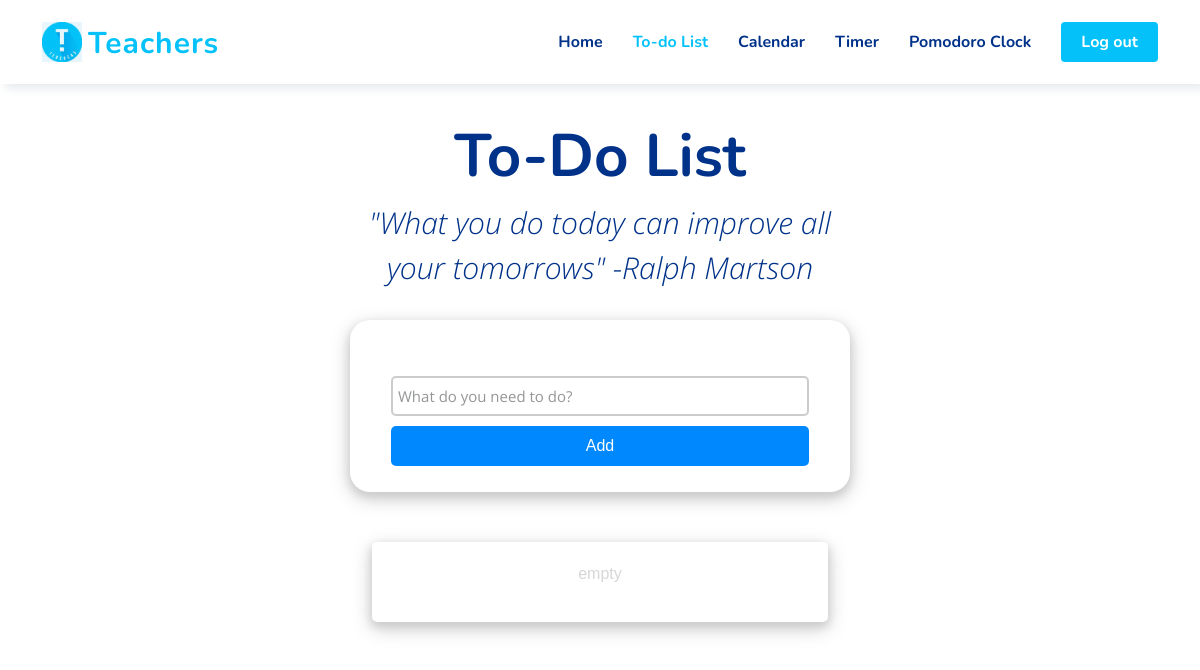
/todolist2.php (signed in), run on an earlier commit of the app's database.
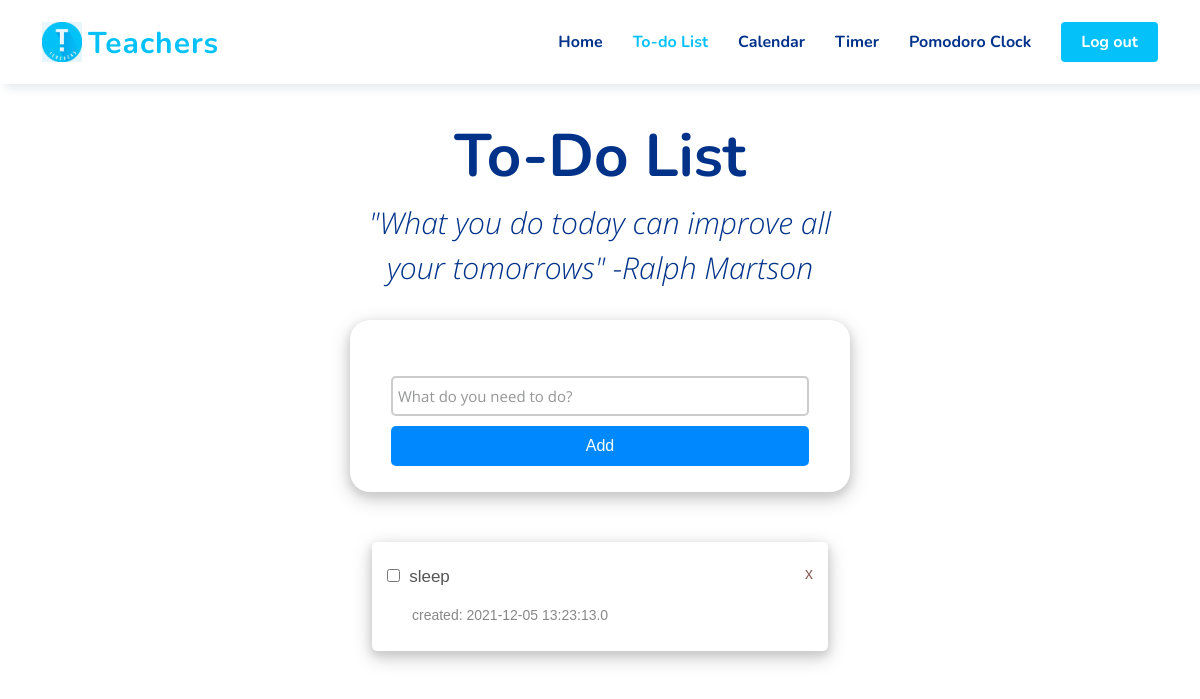
And on a later commit of the database.
### tables this page shows
CREATE TABLE `to_do_list` (
  `id` int(11) NOT NULL,
  `user_id` int(11) NOT NULL,
  `title` varchar(250) NOT NULL,
  `date_time` datetime(1) NOT NULL DEFAULT current_timestamp(1),
  `checked` tinyint(1) NOT NULL
);

### todolist2.php (the view, shortened to what this page needs)
<?php
include("connection.php");
if (isset($_SESSION["user_id"])&& strcmp($_SESSION["type"],"2")==0 || strcmp($_SESSION["type"],"3")==0)
{
    $id = $_SESSION["user_id"];
?>
<!DOCTYPE html>
<html lang="en">
<head>
    <link href="./vendor/bootstrap/css/bootstrap.min.css" rel="stylesheet">
    <link href="./vendor/bootstrap-icons/bootstrap-icons.css" rel="stylesheet">
    <link href="./vendor/aos/aos.css" rel="stylesheet">
    <link href="./vendor/remixicon/remixicon.css" rel="stylesheet">
    <link href="./vendor/swiper/swiper-bundle.min.css" rel="stylesheet">
    <link href="./vendor/glightbox/css/glightbox.min.css" rel="stylesheet">
    <link href="./css/style.css" rel="stylesheet">
    <link href="./css/style2.css" rel="stylesheet">
    <link href="./css/style3.css" rel="stylesheet">
</head>
<body style="background-color:white;">
    <header id="header" class="header fixed-top header-form">
        <div class="container-fluid container-xl d-flex align-items-center justify-content-between">
            <a href="index.html" class="logo d-flex align-items-center">
                <img src="./img/logo.png" alt="">
                <span>Teachers</span>
            </a>
            <nav id="navbar" class="navbar">
                <ul>
                <li><a class="nav-link scrollto " href="profile.php">Home</a></li>
                    <li><a class="nav-link scrollto active" href="todolist2.php">To-do List</a></li>
                    <li><a class="nav-link scrollto" href="calendar.php">Calendar</a></li>
                    <li><a class="nav-link scrollto" href="timer.php">Timer</a></li>
                    <li><a class="nav-link scrollto" href="pomodoro.php">Pomodoro Clock</a></li>
                    <li><a class="getstarted scrollto" href="logout.php">Log out</a></li>
                </ul>
            </nav>
        </div>
    </header>
    <br><br><br><br><br>
    <div class="intro">
        <h1>To-Do List</h1>
        <p>"What you do today can improve all your tomorrows" -Ralph Martson</p>
    </div>
    <div class="main-section">
        <div class="add-section add-intro " style="border-radius:20px;background-color:white;">
            <form action="add_task.php" method="POST" autocomplete="off">
                <?php if(isset($_GET['mess']) && $_GET['mess'] == 'error'){ ?>
                <input type="text" name="title" style="border-color: #ff6666" placeholder="This field is required" />
                <button type="submit">Add </button>
                <?php }else{ ?>
                <input type="text" name="title" placeholder="What do you need to do?" />
                <button type="submit">Add </button>
                <?php } ?>
            </form>
        </div>
        <?php
          $query="SELECT * FROM to_do_list where user_id = ? ORDER BY id DESC ";
          $stmt = $connection->prepare($query);
          $stmt->bind_param("i", $id);
          $stmt->execute();
          $todos= $stmt->get_result();
       ?>
        <div class="show-todo-section">
            <?php if($todos->num_rows <= 0){ ?>
            <div class="todo-item">
                <div class="empty">
                    <p>empty</p>
                </div>
            </div>
            <?php } ?>
            <?php while($todo = $todos->fetch_assoc()) { ?>
            <div class="todo-item">
                <span id="<?php echo $todo['id']; ?>" class="remove-to-do">x</span>
                <?php if($todo['checked']){ ?>
                <input type="checkbox" class="check-box" data-todo-id="<?php echo $todo['id']; ?>" checked />
                <h2 class="checked">
                    <?php echo $todo['title'] ?>
                </h2>
                <?php }else { ?>
                <input type="checkbox" data-todo-id="<?php echo $todo['id']; ?>" class="check-box" />
                <h2>
                    <?php echo $todo['title'] ?>
                </h2>
                <?php } ?>
                <br>
                <small>created:
                    <?php echo $todo["date_time"] ?>
                </small>
            </div>
                <?php } ?>
        </div>
    </div>
</body>
</html>
<?php } else {header("Location: index.html");} ?>

### css/style.css (style rules this page uses)
:root { scroll-behavior: smooth; }
body { font-family: "Open Sans", sans-serif; color: #444444; }
a { color: #4154f1; text-decoration: none; }
h1, h2, h3, h4, h5, h6 { font-family: "Nunito", sans-serif; }
.header { transition: all 0.5s; z-index: 997; padding: 20px 0; }
.header .logo { line-height: 0; }
.header .logo img { max-height: 40px; margin-right: 6px; }
.header .logo span { font-size: 30px; font-weight: 700; letter-spacing: 1px; color: #04c2f9 ; font-family: "Nunito", sans-serif; margin-top: 3px; }
.navbar { padding: 0; }
.navbar ul { margin: 0; padding: 0; display: flex; list-style: none; align-items: center; }
.navbar li { position: relative; }
.navbar a, .navbar a:focus { display: flex; align-items: center; justify-content: space-between; padding: 10px 0 10px 30px; font-family: "Nunito", sans-serif; font-size: 16px; font-weight: 700; color: #013289; white-space: nowrap; transition: 0.3s; }
.navbar a:hover, .navbar .active, .navbar .active:focus, .navbar li:hover > a { color: #04c2f9; }
.navbar .getstarted, .navbar .getstarted:focus { background: #04c2f9; padding: 8px 20px; margin-left: 30px; border-radius: 4px; color: #fff; }
form { margin-top: 20px; padding: 6px 10px; position: relative; border-radius: 4px; }

### css/style2.css (style rules this page uses)
.header-form { box-shadow: 5px 5px 9px #e8ebee; background-color: white; }

### css/style3.css (style rules this page uses)
body { background-color: white; }
* { padding: 0px; margin: 0px; box-sizing: border-box; }
.main-section { background: transparent; max-width: 500px; width: 90%; height: 500px; margin: 30px auto; border-radius: 10px; }
.add-section { width: 100%; background-color: #fff; margin: 0px auto; padding: 20px; border-radius: 5px; box-shadow: 0 4px 8px 0 #ccc, 0 6px 20px 0 #ccc; }
.add-section input { display: block; width: 95%; height: 40px; margin: 10px auto; border: 2px solid #ccc; font-size: 16px; border-radius: 5px; padding: 0px 5px; }
.add-section button { display: block; width: 95%; height: 40px; margin: 0px auto; border: none; outline: none; background: #0088FF; color: #fff; font-family: sans-serif; font-size: 16px; border-radius: 5px; cursor: pointer; }
.show-todo-section { width: 100%; background: #fff; margin: 30px auto; padding: 10px; border-radius: 5px; }
.todo-item { width: 95%; margin: 10px auto; padding: 20px 10px; box-shadow: 0 4px 8px 0 #ccc, 0 6px 20px 0 #ccc; border-radius: 5px; }
.todo-item h2 { display: inline-block; padding: 5px 0px; font-size: 17px; font-family: sans-serif; color: #555; }
.todo-item small { display: block; width: 100%; padding: 5px 0px; color: #888; padding-left: 30px; font-size: 14px; font-family: sans-serif; }
.remove-to-do { display: block; float: right; width: 20px; height: 20px; font-family: sans-serif; color: rgb(139, 97, 93); text-decoration: none; text-align: right; padding: 0px 5px 8px 0px; border-radius: 50%; transition: background 1s; cursor: pointer; }
.todo-item input { margin: 0px 5px; }
.intro { max-width: 40%; margin: auto; text-align: center; margin-bottom: 30px; }
.intro p { color:#013289; font-style: italic; font-weight: 200; font-size: 30px; }
.intro h1 { color: #013289; font-size: 60px; font-weight: bolder; }
.empty { font-family: sans-serif; font-size: 16px; text-align: center; color: #cccc; }

What changed in the data, as far as the page shows it:
added to_do_list: title "sleep", date_time "2021-12-05 13:23:13.0"
Also different on the page:
text no longer shown: "empty"
